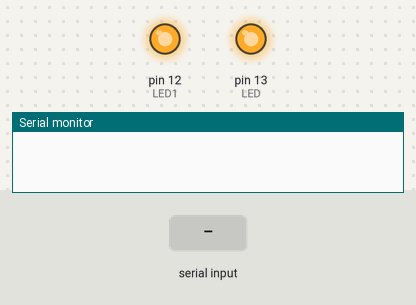
A sketch run on a simulated Arduino Uno, built with avr-gcc and run on an emulated ATmega328P. Parts: output pins drawn as LEDs (lit = HIGH), the last lines printed to the serial monitor. The inputs (shaded band) are chosen by the test bench.

Above: at 1.2 s.
1.3 s: "enciende las luces" received over Serial
At 3.3 s:
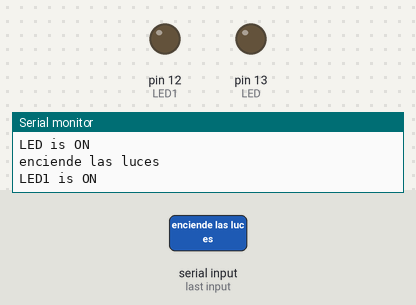
3.8 s: "apaga las luces" received over Serial
At 5.1 s:
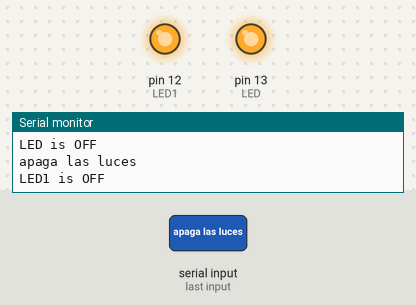
Timing chart, 0 to 6.8 s (numbered marks = the images above; inputs shaded):
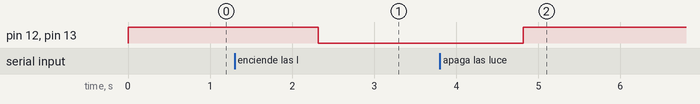

The sketch:

proyecto_sc.ino
```cpp
String BT_input;                          // Variable para el mensaje mandado
int LED = 13;                             // Variable para luz de la cocina
int LED1 = 12;                            // Variable para luz de la sala


void setup()
{
  Serial.begin(9600);                      //Velocidad default de comunicación
  pinMode(LED, OUTPUT);                    //Asignar la variable del foco de la cocina como salida
  digitalWrite(LED, HIGH);                 //Poner en alto el foco de la cocina
  pinMode(LED1, OUTPUT);                   //Asignar la variable del foco de la sala como salida
  digitalWrite(LED1, HIGH);                //Poner en alto el foco de la sala
}

void loop()

 {
  if (Serial.available())                   //Comprobar si el Serial esta disponible
    {
        BT_input = Serial.readString();   // Leer la cadena de salida de bluethoot

                if (BT_input=="enciende la luz de la cocina")    //Comprobar el mensaje enviado
                {
                  digitalWrite(LED, LOW);           //Poner en bajo el foco de la cocina
                  Serial.println(BT_input);         //Mensaje de salida
                  Serial.println("LED is ON");      //Mensaje de salida
                }

                else if (BT_input=="apaga la luz de la cocina")     //Comprobar el mensaje enviado
                {
                  digitalWrite(LED, HIGH);          //Poner en alto el foco de la cocina
                  Serial.println(BT_input);         //Mensaje de salida
                  Serial.println("LED is OFF");     //Mensaje de salida
                }


               else if (BT_input=="enciende la luz de la sala")    //Comprobar el mensaje enviado
                {
                  digitalWrite(LED1, LOW);          //Poner en bajo el foco de la sala
                  Serial.println(BT_input);         //Mensaje de salida
                  Serial.println("LED1 is ON");     //Mensaje de salida
                }

                else if (BT_input=="apaga la luz de la sala")       //Comprobar el mensaje enviado
                {
                  digitalWrite(LED1, HIGH);         //Poner en alto el foco de la sala
                  Serial.println(BT_input);         //Mensaje de salida
                  Serial.println("LED1 is OFF");    //Mensaje de salida
                }

               else if (BT_input=="enciende las luces")      //Comprobar el mensaje enviado
                {
                  digitalWrite(LED, LOW);             //Poner en bajo el foco de la cocina
                  Serial.println(BT_input);           //Mensaje de salida
                  Serial.println("LED is ON");        //Mensaje de salida

                  digitalWrite(LED1, LOW);            //Poner en bajo el foco de la sala
                  Serial.println(BT_input);           //Mensaje de salida
                  Serial.println("LED1 is ON");       //Mensaje de salida
                }

                else if (BT_input=="apaga las luces")     //Comprobar el mensaje enviado
                {
                  digitalWrite(LED, HIGH);            //Poner en alto el foco de la cocina
                  Serial.println(BT_input);           //Mensaje de salida
                  Serial.println("LED is OFF");       //Mensaje de salida

                  digitalWrite(LED1, HIGH);           //Poner en alto el foco de la sala
                  Serial.println(BT_input);           //Mensaje de salida
                  Serial.println("LED1 is OFF");      //Mensaje de salida
                }

                else                                  //Si no se cumple ninguna de la condiciones anteriores ejecuta el siguiente codigo
                {
                  Serial.println(BT_input);                       //Mensaje de salida
                  Serial.println("Send 'A' to get LED ON");       //Mensaje de salida
                  Serial.println("Send 'B' to get LED OFF");      //Mensaje de salida
                }

    }

}
```

Measured:
- after the input at 1.3 s, pin 12 (LED1), pin 13 (LED): HIGH → LOW after 1.0 s
- after the input at 3.8 s, pin 12 (LED1), pin 13 (LED): LOW → HIGH after 1.0 s
